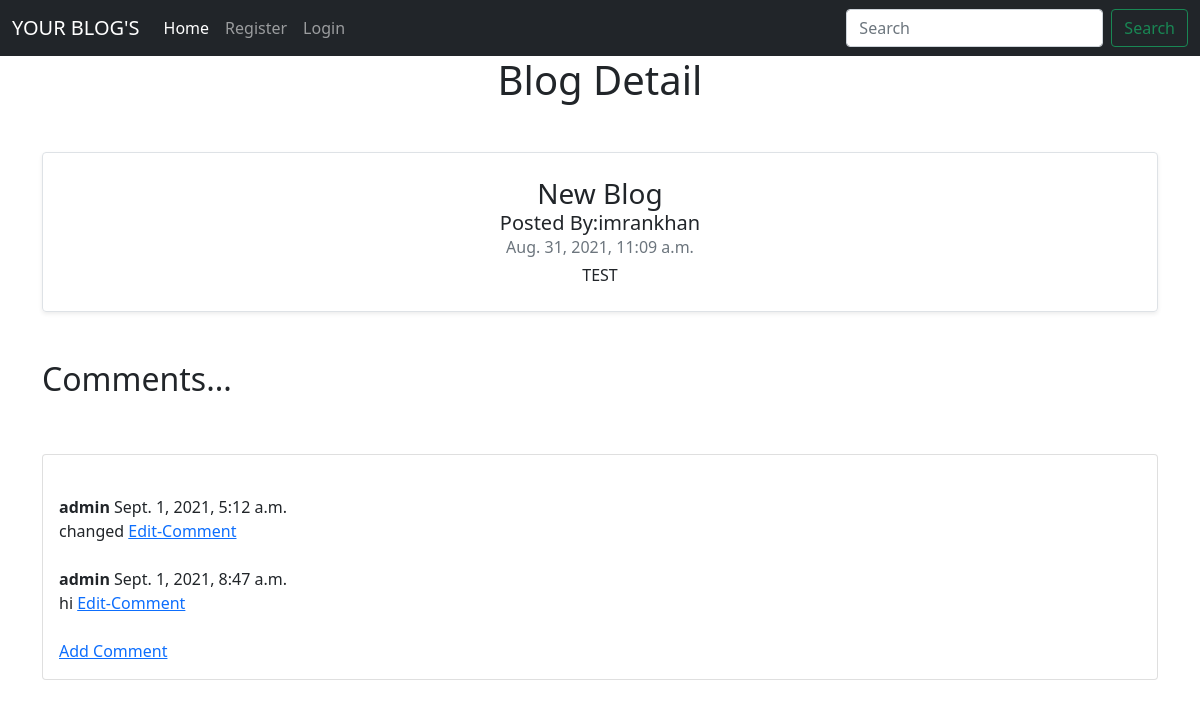
/blog_detail/5/, run on the app's committed database.
### blogapp/models.py (models this page shows, shortened)
class Blog(models.Model):
    user_id = models.ForeignKey(User, on_delete=models.CASCADE , null=True, blank=True)
    title = models.CharField(max_length=150)
    dsc = models.TextField()
    date = models.DateTimeField(auto_now_add= True, null=True)
    checkbox = models.BooleanField(choices=STATUS, default=True)

class Comment(models.Model):
    post = models.ForeignKey(Blog, on_delete=models.CASCADE, related_name='comments')
    name = models.CharField(max_length=255)
    body = models.TextField()
    date_added = models.DateTimeField(auto_now_add=True)

### blogapp/views.py (the view)
# urls.py: path('blog_detail/<int:pk>/', views.Blog_Detail.as_view(), name='blog_detail'),
class Blog_Detail(DetailView):
    template_name = 'blog_detail.html'
    model = Blog

### templates/blog_detail.html (shortened to what this page needs)
<!doctype html>
<html lang="en">
  <head>
    <link href="https://cdn.jsdelivr.net/npm/bootstrap@5.1.0/dist/css/bootstrap.min.css" rel="stylesheet">
  </head>
  <body>
    <nav class="navbar navbar-expand-lg navbar-dark bg-dark">
  <div class="container-fluid">
    <a class="navbar-brand" href="#">YOUR BLOG'S</a>
    <div class="collapse navbar-collapse" id="navbarSupportedContent">
      <ul class="navbar-nav me-auto mb-2 mb-lg-0">
        <li class="nav-item">
          <a class="nav-link active" aria-current="page" href="/">Home</a>
        </li>
        {% if user.is_authenticated %}
        <li class="nav-item">
          <a class="nav-link" href="/">{{request.user}}</a>
        </li>
        <li class="nav-item">
          <a class="nav-link" href="/post_blog">Post Blog</a>
        </li>
        <li class="nav-item">
          <a class="nav-link" href="/logout">Log Out</a>
        </li>
        {% else %}
        <li class="nav-item">
          <a class="nav-link" href="/register">Register</a>
        </li>
        <li class="nav-item">
          <a class="nav-link" href="/login">Login</a>
        </li>
        {% endif  %}
      </ul>
      <form class="d-flex">
        <input class="form-control me-2" type="search" placeholder="Search" aria-label="Search">
        <button class="btn btn-outline-success" type="submit">Search</button>
      </form>
    </div>
  </div>
</nav>
  <div class="container">
<h1 class="text-center">Blog Detail </h1>
 <div class="text-center my-5">
      <div class="row g-0 border rounded overflow-hidden flex-md-row mb-4 shadow-sm h-md-250 position-relative">
        <div class="col p-4 d-flex flex-column position-static">
          <h3 class="mb-0">{{blog.title}}</h3>
          <h5 class="mb-0">Posted By:{{blog.user_id.username}}</h5>
          <div class="mb-1 text-muted">{{blog.date}}</div>
          <p class="card-text mb-auto">{{blog.dsc}}</p>
        </div>
      </div>
    </div>
    <h2>Comments...</h2>
    <br><br>
    <div class="card mb-3">
    <div class="card-body">
    <div class="col-md-3">
      {% if not blog.comments.all %}
      No Commnets Yet.... <a href ="{% url 'comment' blog.pk %}">Add Comment</a>
      </div>
      {% else %}
        <br>
          {% for comment in blog.comments.all %}
          <strong>
         {{comment.name}}
          </strong>
          {{comment.date_added}}
          <br>
          {{ comment.body}}
          <a href ="{% url 'editcomment' comment.id %}">Edit-Comment</a>
            <br><br>
          {% endfor %}
          <a href ="{% url 'comment' blog.pk %}">Add Comment</a>
      {% endif %}
    </div>
    </div>
    </div>
    </div>
  </body>
</html>

### data on the page
Blog: title "New Blog", user_id.username "imrankhan", date "Aug. 31, 2021, 11:09 a.m.", dsc "TEST"
Comment: name "admin", date_added "Sept. 1, 2021, 5:12 a.m.", body "changed"
Comment: name "admin", date_added "Sept. 1, 2021, 8:47 a.m.", body "hi"
